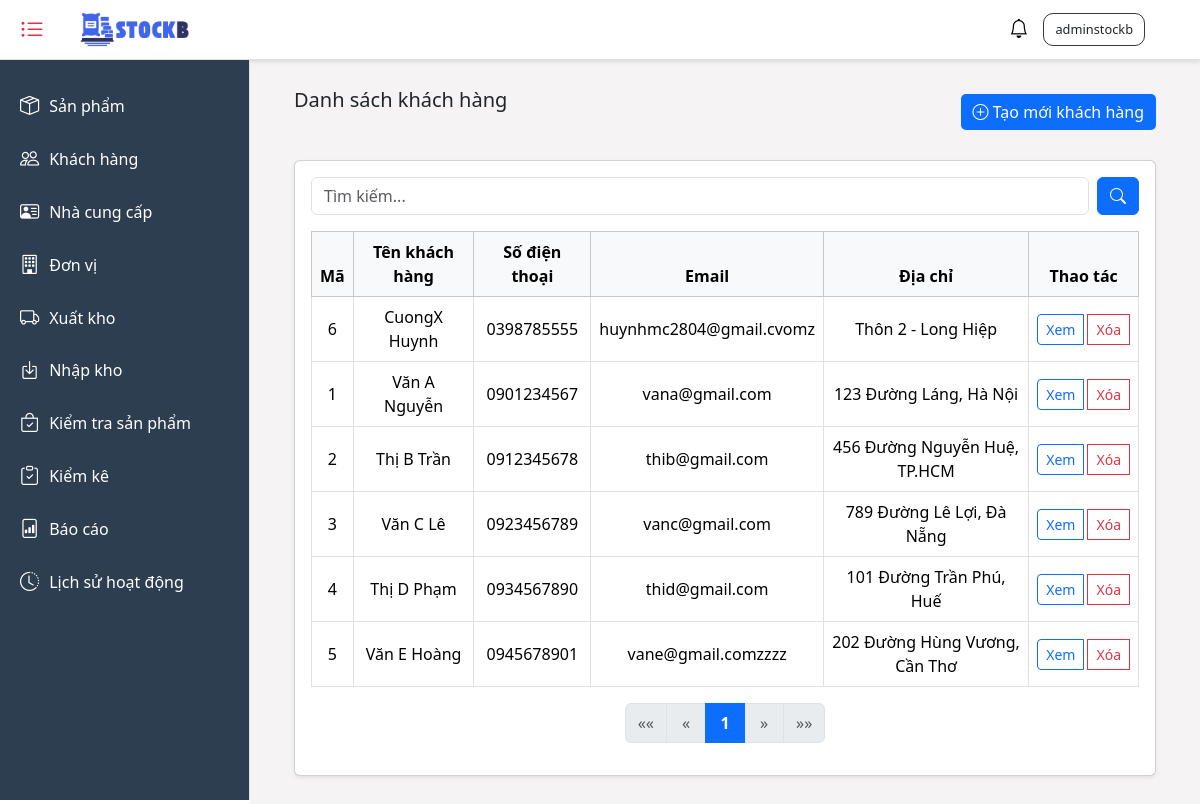
The app's page /customers/ (signed in), older data.
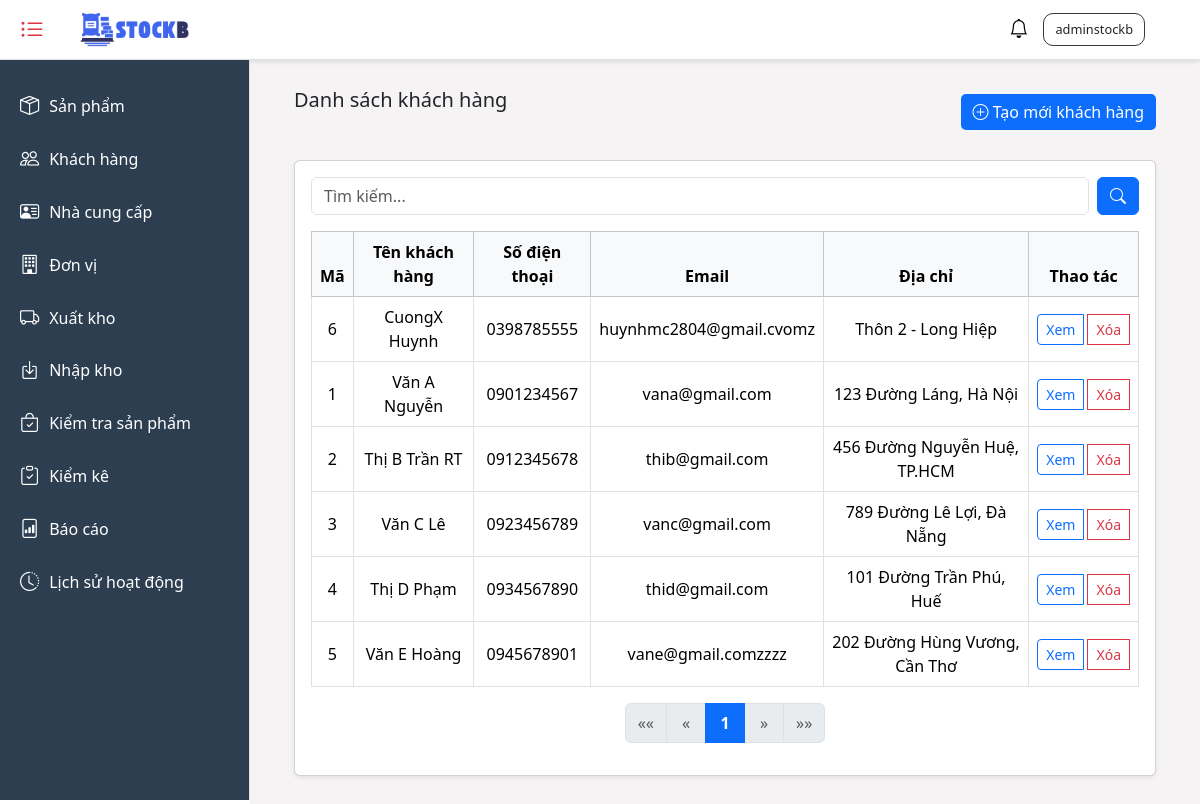
The same page, newer data.
### stockb/models.py (models this page shows, shortened)
class Customer(models.Model):
    first_name = models.CharField(max_length=50)
    last_name = models.CharField(max_length=50)
    email = models.EmailField(blank=True, null=True)
    phone = models.CharField(max_length=20)
    address = models.TextField()
    notes = models.TextField(blank=True, null=True)
    created_at = models.DateTimeField(auto_now_add=True)
    updated_at = models.DateTimeField(auto_now=True)

### stockb/views/customer_views.py (the view, shortened to what this page needs)
# urls.py: path('customers/', customer_views.customer_list, name='customer_list'),
@login_required
def customer_list(request):
    customers = Customer.objects.only(
        'id', 'first_name', 'last_name', 'email', 'phone', 'address', 'created_at', 'updated_at'
    ).order_by('-created_at')
    search_query = request.GET.get('search', '')
    paginator = Paginator(customers, 10)
    page_number = request.GET.get('page')
    page_obj = paginator.get_page(page_number)
    context = {
        "title": "Danh sách khách hàng",
        'customers': page_obj
    }
    return render(request, "customer/customer_list.html", context)

### stockb/context_processors.py (called while the page is built)
def notifications(request):
    return {
        'notifications': Notification.objects.all()[:50]
    }

### stockb/templates/customer/customer_list.html (shortened to what this page needs)
{% extends "base.html" %}
{% block content %}
<div class="container-fluid">
    <div class="d-flex justify-content-between align-items-center mb-4">
      <h5 class="mb-4">Danh sách khách hàng</h5>
      <a href="{% url 'customer_create' %}" class="btn-create">
            <i class="bi bi-plus-circle"></i>
            Tạo mới khách hàng
        </a>
    </div>
    <div class="card shadow-sm mb-4">
        <div class="card-body">
            <div class="mb-3">
                <form method="get" class="d-flex">
                    <input type="text" name="search" class="form-control me-2" placeholder="Tìm kiếm..." value="{{ request.GET.search|default:'' }}">
                    <button type="submit" class="btn btn-primary">
                        <i class="bi bi-search"></i>
                    </button>
                </form>
            </div>
            <div class="table-responsive">
                <table class="table table-bordered align-middle text-center">
                    <thead class="table-light">
                        <tr>
                            <th>Mã</th>
                            <th>Tên khách hàng</th>
                            <th>Số điện thoại</th>
                            <th>Email</th>
                            <th>Địa chỉ</th>
                            <th>Thao tác</th>
                        </tr>
                    </thead>
                    <tbody>
                        {% for customer in customers %}
                        <tr>
                            <td>{{ customer.id }}</td>
                            <td>{{ customer.last_name }} {{ customer.first_name }}</td>
                            <td>{{ customer.phone }}</td>
                            <td>{{ customer.email|default:"Không có" }}</td>
                            <td>{{ customer.address }}</td>
                            <td>
                                <div class="btn-group">
                                    <a href="{% url 'customer_update' customer.id %}" class="btn btn-sm btn-outline-primary me-1">
                                        Xem
                                    </a>
                                    <button type="button" class="btn btn-sm btn-outline-danger" data-bs-toggle="modal" data-bs-target="#deleteModal{{ customer.id }}">
                                        Xóa
                                    </button>
                                </div>
                            </td>
                        </tr>
                        {% empty %}
                        <tr>
                            <td colspan="6" class="text-center">Không có dữ liệu khách hàng</td>
                        </tr>
                        {% endfor %}
                    </tbody>
                </table>
            </div>
            {% include 'Pagination/pagination.html' with page_obj=customers %}
        </div>
    </div>
</div>
{% endblock %}

Row changes from the older to the newer data that the page shows:
changed Customer "Thị B": first_name "Trần" → "Trần RT"
